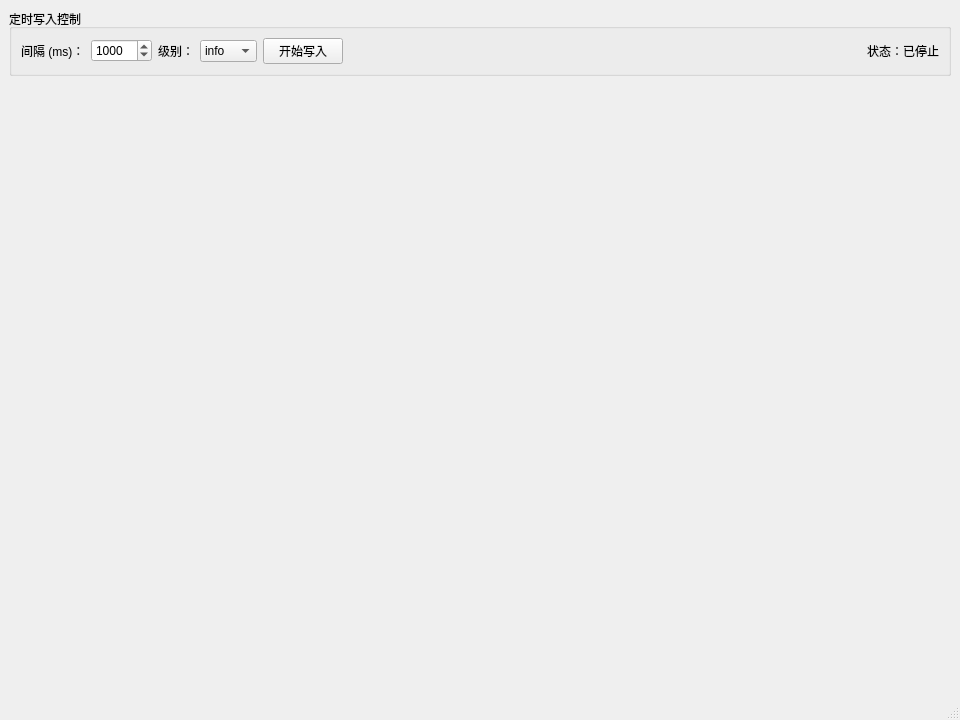
<?xml version="1.0" encoding="UTF-8"?>
<ui version="4.0">
 <class>MainWindow</class>
 <widget class="QMainWindow" name="MainWindow">
  <property name="geometry">
   <rect>
    <x>0</x>
    <y>0</y>
    <width>960</width>
    <height>720</height>
   </rect>
  </property>
  <property name="windowTitle">
   <string>RunningLogger 测试</string>
  </property>
  <widget class="QWidget" name="centralwidget">
   <layout class="QVBoxLayout" name="verticalLayout">
    <item>
     <widget class="QGroupBox" name="controlGroup">
      <property name="title">
       <string>定时写入控制</string>
      </property>
      <layout class="QHBoxLayout" name="controlLayout">
       <item>
        <widget class="QLabel" name="intervalLabel">
         <property name="text">
          <string>间隔 (ms)：</string>
         </property>
        </widget>
       </item>
       <item>
        <widget class="QSpinBox" name="intervalSpinBox">
         <property name="minimum">
          <number>100</number>
         </property>
         <property name="maximum">
          <number>60000</number>
         </property>
         <property name="singleStep">
          <number>100</number>
         </property>
         <property name="value">
          <number>1000</number>
         </property>
        </widget>
       </item>
       <item>
        <widget class="QLabel" name="levelLabel">
         <property name="text">
          <string>级别：</string>
         </property>
        </widget>
       </item>
       <item>
        <widget class="QComboBox" name="levelComboBox">
         <item>
          <property name="text">
           <string>info</string>
          </property>
         </item>
         <item>
          <property name="text">
           <string>warn</string>
          </property>
         </item>
         <item>
          <property name="text">
           <string>error</string>
          </property>
         </item>
         <item>
          <property name="text">
           <string>随机</string>
          </property>
         </item>
        </widget>
       </item>
       <item>
        <widget class="QPushButton" name="startStopButton">
         <property name="text">
          <string>开始写入</string>
         </property>
        </widget>
       </item>
       <item>
        <spacer name="horizontalSpacer">
         <property name="orientation">
          <enum>Qt::Horizontal</enum>
         </property>
         <property name="sizeHint" stdset="0">
          <size>
           <width>40</width>
           <height>20</height>
          </size>
         </property>
        </spacer>
       </item>
       <item>
        <widget class="QLabel" name="statusLabel">
         <property name="text">
          <string>状态：已停止</string>
         </property>
        </widget>
       </item>
      </layout>
     </widget>
    </item>
    <item>
     <widget class="LoggerWidget" name="loggerWidget">
      <property name="sizePolicy">
       <sizepolicy hsizetype="Expanding" vsizetype="Expanding">
        <horstretch>0</horstretch>
        <verstretch>1</verstretch>
       </sizepolicy>
      </property>
     </widget>
    </item>
   </layout>
  </widget>
  <widget class="QMenuBar" name="menubar">
   <property name="geometry">
    <rect>
     <x>0</x>
     <y>0</y>
     <width>960</width>
     <height>22</height>
    </rect>
   </property>
  </widget>
  <widget class="QStatusBar" name="statusbar"/>
 </widget>
 <customwidgets>
  <customwidget>
   <class>LoggerWidget</class>
   <extends>QWidget</extends>
   <header>LoggerWidget.h</header>
   <container>0</container>
  </customwidget>
 </customwidgets>
 <resources/>
 <connections/>
</ui>
